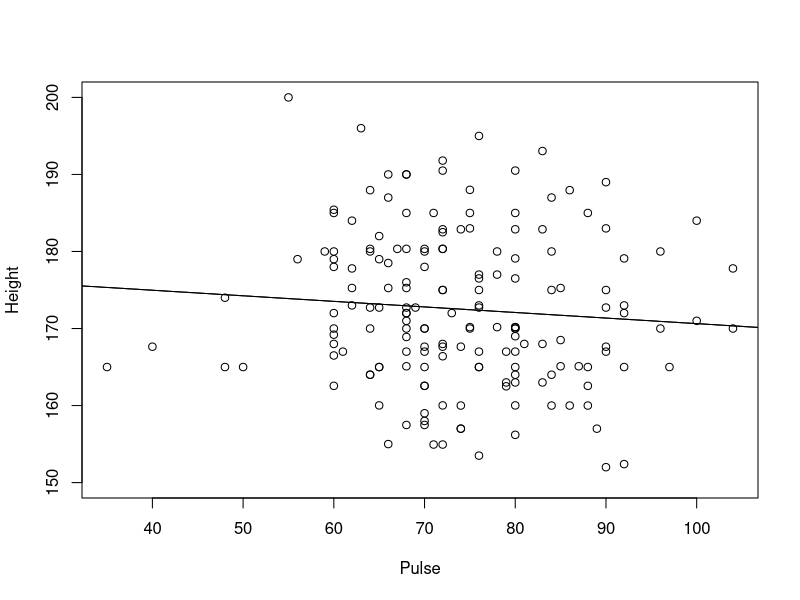
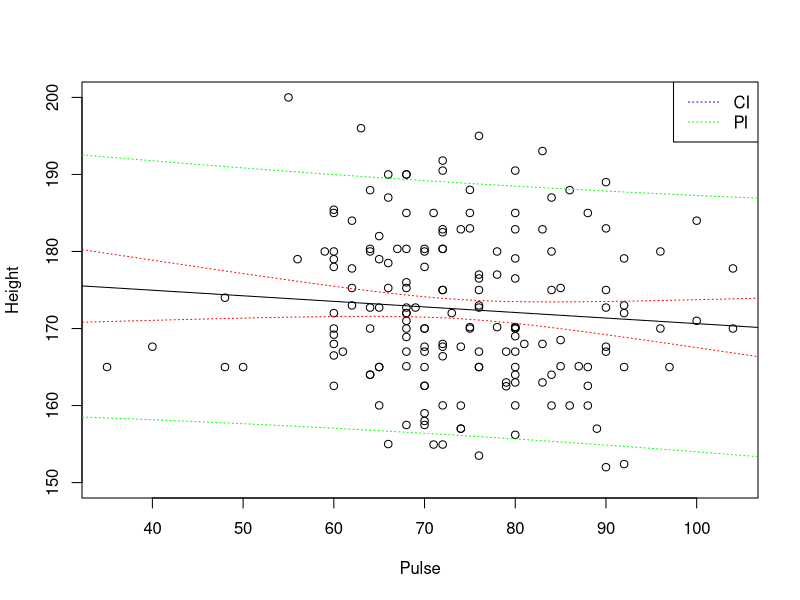
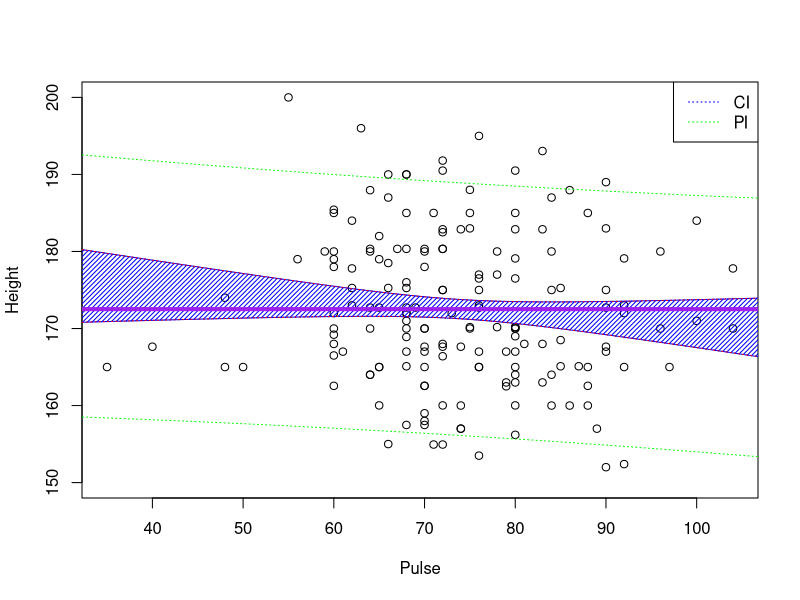
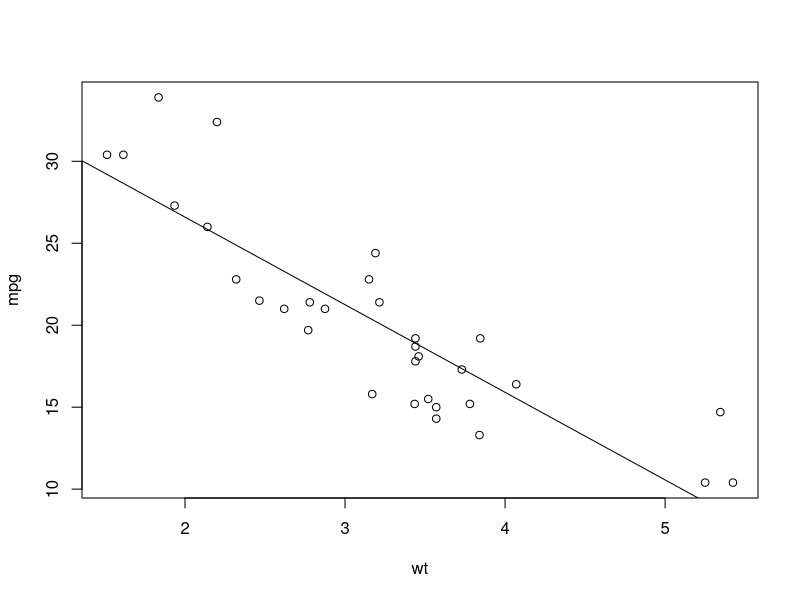

Write the R code that produced these figures, in order.
#A ----
library("MASS")
names(survey)
survfit<-lm(Height~Wr.Hnd,data=survey)
newdata<-data.frame(Wr.Hnd=(c(12,15.2,17,19.9)))
predict(survfit,newdata=newdata,interval="confidence",level = .99 )
#B ----
incomplete.obs<-which(is.na(survey$Height)|is.na(survey$Wr.Hnd))
#calculate Beta.hat0 and Beta.hat1

survey.cobs<-survey[-incomplete.obs,] #Survey complete obs
Betahat.1<-cor(survey.cobs$Wr.Hnd,survey.cobs$Height)*
      sd(survey.cobs$Height)/
      sd(survey.cobs$Wr.Hnd)

Betahat.0<-mean(survey.cobs$Height)-Betahat.1*mean(survey.cobs$Wr.Hnd)
#C ----
names(survey)
#i
survfit2<-lm(Height~Pulse,data=survey)
plot(Height~Pulse,data=survey)
abline(survfit2)

#ii
#The point estimate of the slope states that, the higher the pulse, the shortest
# the subject. 
summary(survfit2)
#we don't have enought statistical evidence to reject H0, that Beta1 is !=0.
confint(survfit2,level=0.90)
# the confidence interval for the slope (Betahat.0) contains the "0". reinforcing 
#the  hypothesis test.

#iii
abline(survfit2)
xvals<-data.frame(Pulse=seq(30,110,length=200)) #values for the plot lines
ci.val<-predict(survfit2,newdata=xvals,interval="confidence",level=0.90)
pi.val<-predict(survfit2,newdata=xvals,level=0.90,interval="prediction")

plot(Height~Pulse,data=survey,typ="n")
points(Height~Pulse,data=survey)
abline(survfit2)
lines(xvals[,1],ci.val[,2],lty=3,col="red")
lines(xvals[,1],ci.val[,3],lty=3,col="red")
lines(xvals[,1],pi.val[,2],lty=3,col="green")
lines(xvals[,1],pi.val[,3],lty=3,col="green")
legend("topright",legend=c("CI","PI"),lty=c(3,3),col=c("blue","green"))

##PLaying of painting a polygon

rxvals<-data.frame(Pulse=sort(xvals[,1],decreasing=TRUE))#to create the polygon
rci.val<-predict(survfit2,newdata=rxvals,interval="confidence",level=0.90)

plot(Height~Pulse,data=survey,type="n")
points(Height~Pulse,data=survey)
polygon(x=c(xvals[,1],rxvals[,1]),
        y=c(ci.val[,2],rci.val[,3]),
        col="blue",
        density=30
)
lines(xvals[,1],ci.val[,2],lty=3,col="red")
lines(xvals[,1],ci.val[,3],lty=3,col="red")
lines(xvals[,1],pi.val[,2],lty=3,col="green")
lines(xvals[,1],pi.val[,3],lty=3,col="green")
legend("topright",legend=c("CI","PI"),lty=c(3,3),col=c("blue","green"))


#iv
incomplete.obs<-which(
      is.na(
            survey$Pulse)|
            is.na(survey$Height)) #define missing points

#calculate mean of data used in chart
height.mean<-mean(survey$Height[-incomplete.obs])
abline(h=height.mean,col="purple",lwd=4)

#The chart supports my conclusion that the Beta1.hat might be 0 as it is inside 
#the  confidence Interval.

#d
mtcars
#i
plot(mpg~wt,data=mtcars)

#e
carfit<-lm(mpg~wt,data=mtcars)
abline(carfit)
#the linear regression model is the one above

#f
#the regression equation is Y.hat= 37.285- 5.344 * x
summary(carfit)
#Both parameters are statistically significant due to their low P.value

#g
testvalue<-data.frame(wt=6)
predict(carfit,testvalue,interval="prediction")
# I do not believe the model on this range as the lwr level of PI includes negative values, 
# what doesn't make sense.